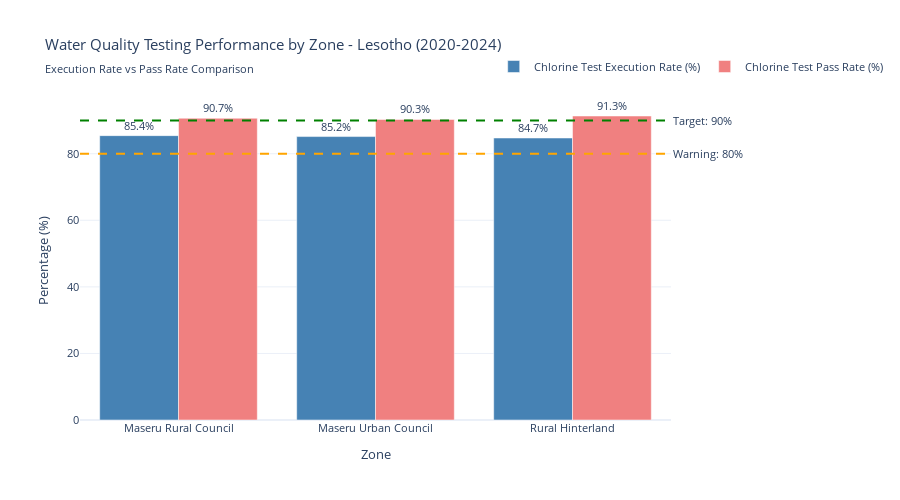

Notebook code cell kept with this figure:
### Code cell
print("\n" + "="*80)
print("INSIGHT 1: Water Quality Testing Gaps in Lesotho Rural Areas")
print("="*80)

# Filter Lesotho data
lesotho_data = df[df['country'] == 'lesotho'].copy()

# Aggregate by zone
lesotho_zones = lesotho_data.groupby('zone').agg({
    'chlorine_execution_rate': 'mean',
    'chlorine_pass_rate': 'mean',
    'ecoli_execution_rate': 'mean',
    'ecoli_pass_rate': 'mean',
    'tests_chlorine': 'sum',
    'tests_conducted_chlorine': 'sum'
}).round(2).reset_index()

# Create visualization
fig = go.Figure()

# Execution Rate bars
fig.add_trace(go.Bar(
    name='Chlorine Test Execution Rate (%)',
    x=lesotho_zones['zone'],
    y=lesotho_zones['chlorine_execution_rate'],
    marker_color='steelblue',
    text=lesotho_zones['chlorine_execution_rate'].round(1),
    textposition='outside',
    texttemplate='%{text}%'
))

# Pass Rate bars
fig.add_trace(go.Bar(
    name='Chlorine Test Pass Rate (%)',
    x=lesotho_zones['zone'],
    y=lesotho_zones['chlorine_pass_rate'],
    marker_color='lightcoral',
    text=lesotho_zones['chlorine_pass_rate'].round(1),
    textposition='outside',
    texttemplate='%{text}%'
))

# Add target lines
fig.add_hline(y=90, line_dash="dash", line_color="green",
              annotation_text="Target: 90%", annotation_position="right")
fig.add_hline(y=80, line_dash="dash", line_color="orange",
              annotation_text="Warning: 80%", annotation_position="right")

fig.update_layout(
    title='Water Quality Testing Performance by Zone - Lesotho (2020-2024)<br><sub>Execution Rate vs Pass Rate Comparison</sub>',
    xaxis_title='Zone',
    yaxis_title='Percentage (%)',
    barmode='group',
    height=500,
    template='plotly_white',
    legend=dict(x=0.7, y=1.15, orientation='h'),
    font=dict(size=11)
)

fig.show()

# Print summary statistics
print("\nSummary Statistics:")
print(lesotho_zones.to_string(index=False))

### Figure 1 — Plotly figure (JSON) as saved in the notebook; plotly's stock layout.template omitted (floating-point values rounded to 4 significant figures)
{"data": [{"marker": {"color": "steelblue"}, "name": "Chlorine Test Execution Rate (%)", "text": [85.4, 85.2, 84.7], "textposition": "outside", "texttemplate": "%{text}%", "type": "bar", "x": ["Maseru Rural Council", "Maseru Urban Council", "Rural Hinterland"], "y": [85.44, 85.16, 84.73]}, {"marker": {"color": "lightcoral"}, "name": "Chlorine Test Pass Rate (%)", "text": [90.7, 90.3, 91.3], "textposition": "outside", "texttemplate": "%{text}%", "type": "bar", "x": ["Maseru Rural Council", "Maseru Urban Council", "Rural Hinterland"], "y": [90.67, 90.3, 91.34]}], "layout": {"annotations": [{"showarrow": false, "text": "Target: 90%", "x": 1, "xanchor": "left", "xref": "x domain", "y": 90, "yanchor": "middle", "yref": "y"}, {"showarrow": false, "text": "Warning: 80%", "x": 1, "xanchor": "left", "xref": "x domain", "y": 80, "yanchor": "middle", "yref": "y"}], "barmode": "group", "font": {"size": 11}, "height": 500, "legend": {"orientation": "h", "x": 0.7, "y": 1.15}, "shapes": [{"line": {"color": "green", "dash": "dash"}, "type": "line", "x0": 0, "x1": 1, "xref": "x domain", "y0": 90, "y1": 90, "yref": "y"}, {"line": {"color": "orange", "dash": "dash"}, "type": "line", "x0": 0, "x1": 1, "xref": "x domain", "y0": 80, "y1": 80, "yref": "y"}], "title": {"text": "Water Quality Testing Performance by Zone - Lesotho (2020-2024)<br><sub>Execution Rate vs Pass Rate Comparison</sub>"}, "xaxis": {"title": {"text": "Zone"}}, "yaxis": {"title": {"text": "Percentage (%)"}}}}
